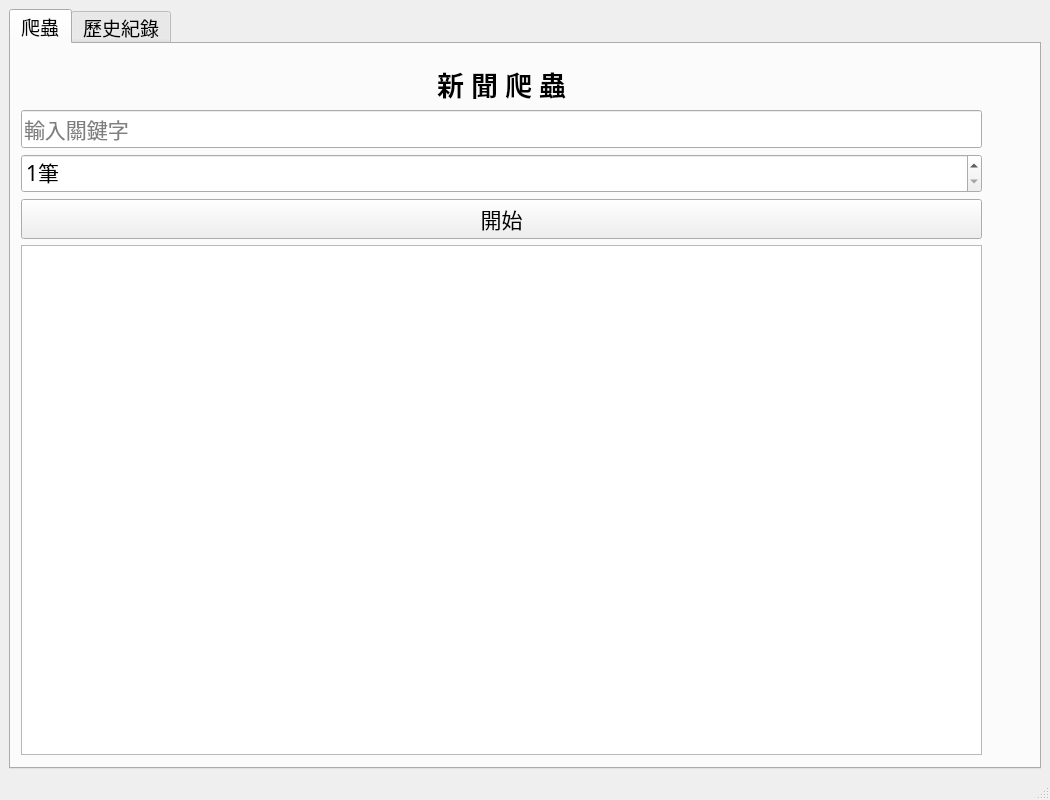
<?xml version="1.0" encoding="UTF-8"?>
<ui version="4.0">
 <class>MainWindow</class>
 <widget class="QMainWindow" name="MainWindow">
  <property name="enabled">
   <bool>true</bool>
  </property>
  <property name="geometry">
   <rect>
    <x>0</x>
    <y>0</y>
    <width>1050</width>
    <height>800</height>
   </rect>
  </property>
  <property name="sizePolicy">
   <sizepolicy hsizetype="Fixed" vsizetype="Fixed">
    <horstretch>0</horstretch>
    <verstretch>0</verstretch>
   </sizepolicy>
  </property>
  <property name="minimumSize">
   <size>
    <width>1050</width>
    <height>800</height>
   </size>
  </property>
  <property name="maximumSize">
   <size>
    <width>1050</width>
    <height>800</height>
   </size>
  </property>
  <property name="windowTitle">
   <string>MainWindow</string>
  </property>
  <property name="autoFillBackground">
   <bool>false</bool>
  </property>
  <property name="styleSheet">
   <string notr="true"/>
  </property>
  <widget class="QWidget" name="centralwidget">
   <layout class="QGridLayout" name="gridLayout">
    <item row="1" column="0">
     <widget class="QTabWidget" name="tabWidget">
      <property name="font">
       <font>
        <pointsize>14</pointsize>
       </font>
      </property>
      <property name="currentIndex">
       <number>0</number>
      </property>
      <widget class="QWidget" name="tabCrawler">
       <attribute name="title">
        <string>爬蟲</string>
       </attribute>
       <widget class="QWidget" name="verticalLayoutWidget_2">
        <property name="geometry">
         <rect>
          <x>10</x>
          <y>20</y>
          <width>961</width>
          <height>691</height>
         </rect>
        </property>
        <layout class="QVBoxLayout" name="verticalLayout_3">
         <property name="sizeConstraint">
          <enum>QLayout::SetMaximumSize</enum>
         </property>
         <item>
          <widget class="QLabel" name="label_4">
           <property name="sizePolicy">
            <sizepolicy hsizetype="Expanding" vsizetype="Preferred">
             <horstretch>0</horstretch>
             <verstretch>0</verstretch>
            </sizepolicy>
           </property>
           <property name="font">
            <font>
             <family>Bahnschrift SemiBold</family>
             <pointsize>20</pointsize>
             <weight>75</weight>
             <bold>true</bold>
            </font>
           </property>
           <property name="frameShape">
            <enum>QFrame::NoFrame</enum>
           </property>
           <property name="lineWidth">
            <number>0</number>
           </property>
           <property name="text">
            <string>&lt;html&gt;&lt;head/&gt;&lt;body&gt;&lt;p&gt;新            聞          爬          蟲&lt;/p&gt;&lt;/body&gt;&lt;/html&gt;</string>
           </property>
           <property name="alignment">
            <set>Qt::AlignCenter</set>
           </property>
           <property name="margin">
            <number>0</number>
           </property>
           <property name="indent">
            <number>0</number>
           </property>
          </widget>
         </item>
         <item>
          <widget class="QLineEdit" name="lineEdit_keyword">
           <property name="font">
            <font>
             <family>Agency FB</family>
             <pointsize>16</pointsize>
            </font>
           </property>
           <property name="text">
            <string/>
           </property>
           <property name="alignment">
            <set>Qt::AlignLeading|Qt::AlignLeft|Qt::AlignVCenter</set>
           </property>
           <property name="placeholderText">
            <string>輸入關鍵字</string>
           </property>
          </widget>
         </item>
         <item>
          <widget class="QSpinBox" name="spinBox_pages">
           <property name="sizePolicy">
            <sizepolicy hsizetype="Expanding" vsizetype="Fixed">
             <horstretch>0</horstretch>
             <verstretch>0</verstretch>
            </sizepolicy>
           </property>
           <property name="minimumSize">
            <size>
             <width>0</width>
             <height>0</height>
            </size>
           </property>
           <property name="font">
            <font>
             <family>Agency FB</family>
             <pointsize>16</pointsize>
            </font>
           </property>
           <property name="suffix">
            <string>筆</string>
           </property>
           <property name="minimum">
            <number>1</number>
           </property>
           <property name="maximum">
            <number>50</number>
           </property>
          </widget>
         </item>
         <item>
          <widget class="QPushButton" name="button_start">
           <property name="sizePolicy">
            <sizepolicy hsizetype="Expanding" vsizetype="Fixed">
             <horstretch>0</horstretch>
             <verstretch>0</verstretch>
            </sizepolicy>
           </property>
           <property name="font">
            <font>
             <family>Bahnschrift Light</family>
             <pointsize>16</pointsize>
             <weight>50</weight>
             <bold>false</bold>
            </font>
           </property>
           <property name="layoutDirection">
            <enum>Qt::RightToLeft</enum>
           </property>
           <property name="text">
            <string>開始</string>
           </property>
          </widget>
         </item>
         <item>
          <widget class="QTextBrowser" name="textBrowser_msg">
           <property name="font">
            <font>
             <family>Agency FB</family>
             <pointsize>12</pointsize>
            </font>
           </property>
          </widget>
         </item>
        </layout>
       </widget>
      </widget>
      <widget class="QWidget" name="tabHistory">
       <attribute name="title">
        <string>歷史紀錄</string>
       </attribute>
       <widget class="QWidget" name="verticalLayoutWidget">
        <property name="geometry">
         <rect>
          <x>10</x>
          <y>20</y>
          <width>961</width>
          <height>561</height>
         </rect>
        </property>
        <layout class="QVBoxLayout" name="verticalLayout">
         <property name="spacing">
          <number>7</number>
         </property>
         <property name="sizeConstraint">
          <enum>QLayout::SetMaximumSize</enum>
         </property>
         <item>
          <widget class="QLabel" name="label">
           <property name="sizePolicy">
            <sizepolicy hsizetype="Expanding" vsizetype="Preferred">
             <horstretch>0</horstretch>
             <verstretch>0</verstretch>
            </sizepolicy>
           </property>
           <property name="font">
            <font>
             <family>Bahnschrift SemiBold</family>
             <pointsize>20</pointsize>
             <weight>75</weight>
             <bold>true</bold>
            </font>
           </property>
           <property name="text">
            <string>&lt;html&gt;&lt;head/&gt;&lt;body&gt;&lt;p&gt;歷史紀錄&lt;/p&gt;&lt;/body&gt;&lt;/html&gt;</string>
           </property>
           <property name="alignment">
            <set>Qt::AlignCenter</set>
           </property>
           <property name="indent">
            <number>0</number>
           </property>
          </widget>
         </item>
         <item>
          <layout class="QHBoxLayout" name="horizontalLayout" stretch="0,0,0,0,0">
           <property name="spacing">
            <number>8</number>
           </property>
           <property name="sizeConstraint">
            <enum>QLayout::SetMinimumSize</enum>
           </property>
           <property name="leftMargin">
            <number>0</number>
           </property>
           <property name="topMargin">
            <number>0</number>
           </property>
           <item>
            <widget class="QPushButton" name="pushButton_back">
             <property name="font">
              <font>
               <family>Bahnschrift Light</family>
               <pointsize>14</pointsize>
              </font>
             </property>
             <property name="text">
              <string>前一頁</string>
             </property>
            </widget>
           </item>
           <item>
            <widget class="QLabel" name="label_page">
             <property name="enabled">
              <bool>true</bool>
             </property>
             <property name="font">
              <font>
               <family>Agency FB</family>
               <pointsize>18</pointsize>
              </font>
             </property>
             <property name="text">
              <string>&lt;html&gt;&lt;head/&gt;&lt;body&gt;&lt;p&gt;&lt;span style=&quot; font-size:16pt;&quot;&gt;1/100&lt;/span&gt;&lt;/p&gt;&lt;/body&gt;&lt;/html&gt;</string>
             </property>
             <property name="scaledContents">
              <bool>true</bool>
             </property>
             <property name="alignment">
              <set>Qt::AlignCenter</set>
             </property>
             <property name="margin">
              <number>5</number>
             </property>
             <property name="indent">
              <number>0</number>
             </property>
             <property name="textInteractionFlags">
              <set>Qt::LinksAccessibleByMouse</set>
             </property>
            </widget>
           </item>
           <item>
            <widget class="QPushButton" name="pushButton_next">
             <property name="font">
              <font>
               <family>Agency FB</family>
               <pointsize>14</pointsize>
              </font>
             </property>
             <property name="text">
              <string>後一頁</string>
             </property>
            </widget>
           </item>
           <item>
            <widget class="QSpinBox" name="spinBox_page">
             <property name="font">
              <font>
               <family>Agency FB</family>
               <pointsize>14</pointsize>
              </font>
             </property>
             <property name="minimum">
              <number>1</number>
             </property>
             <property name="value">
              <number>1</number>
             </property>
            </widget>
           </item>
           <item>
            <widget class="QPushButton" name="pushButton_go">
             <property name="font">
              <font>
               <family>Agency FB</family>
               <pointsize>14</pointsize>
              </font>
             </property>
             <property name="text">
              <string>頁面跳轉</string>
             </property>
            </widget>
           </item>
          </layout>
         </item>
         <item>
          <layout class="QHBoxLayout" name="horizontalLayout_2" stretch="2,3">
           <item>
            <widget class="QTableWidget" name="tableWidget">
             <property name="sizePolicy">
              <sizepolicy hsizetype="Preferred" vsizetype="Expanding">
               <horstretch>0</horstretch>
               <verstretch>0</verstretch>
              </sizepolicy>
             </property>
             <property name="font">
              <font>
               <pointsize>12</pointsize>
              </font>
             </property>
             <property name="selectionMode">
              <enum>QAbstractItemView::SingleSelection</enum>
             </property>
             <property name="selectionBehavior">
              <enum>QAbstractItemView::SelectRows</enum>
             </property>
             <property name="gridStyle">
              <enum>Qt::SolidLine</enum>
             </property>
            </widget>
           </item>
           <item>
            <widget class="QLabel" name="imglabel">
             <property name="sizePolicy">
              <sizepolicy hsizetype="Preferred" vsizetype="Preferred">
               <horstretch>0</horstretch>
               <verstretch>0</verstretch>
              </sizepolicy>
             </property>
             <property name="layoutDirection">
              <enum>Qt::RightToLeft</enum>
             </property>
             <property name="frameShape">
              <enum>QFrame::Panel</enum>
             </property>
             <property name="lineWidth">
              <number>0</number>
             </property>
             <property name="text">
              <string/>
             </property>
             <property name="alignment">
              <set>Qt::AlignLeading|Qt::AlignLeft|Qt::AlignVCenter</set>
             </property>
             <property name="margin">
              <number>10</number>
             </property>
            </widget>
           </item>
          </layout>
         </item>
        </layout>
       </widget>
      </widget>
     </widget>
    </item>
   </layout>
  </widget>
  <widget class="QStatusBar" name="statusbar"/>
 </widget>
 <resources/>
 <connections/>
</ui>
